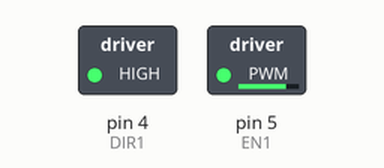
Simulated run of this sketch. Board: Arduino Uno, built with avr-gcc and run on an emulated ATmega328P. Parts: switched loads named in the sketch (green lamp = pin HIGH).

Above: at 0.05 s.
At 6.0 s:
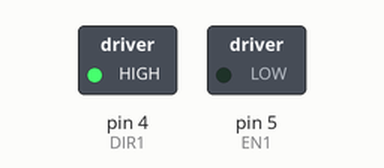
Timing chart, 0 to 6.9 s (numbered marks = the images above):
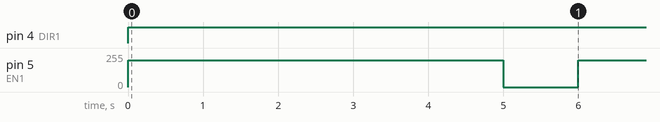

The sketch:

EXP_5.ino
```cpp
// Cytron SHIELD-2AMOTOR Pin Definitions for Motor 1
const int DIR1 = 4; // Direction pin
const int EN1 = 5;  // PWM speed control pin

void setup() {
  pinMode(DIR1, OUTPUT);
  pinMode(EN1, OUTPUT);
}

void loop() {
  // Run forward for 5 seconds
  digitalWrite(DIR1, HIGH); // Set direction forward
  analogWrite(EN1, 200);    // Speed: 0 to 255 (Adjust as needed)
  delay(5000);              // Run for 5000 milliseconds (5 seconds)

  // Stop for 1 second
  analogWrite(EN1, 0);      // Turn speed to 0 (stop)
  delay(1000);              // Wait for 1000 milliseconds (1 second)
}
```

Measured:
- by itself, pin 4 (DIR1): LOW → HIGH at 0.00 s
- by itself, pin 5 (EN1): alternates 200/255 for 5.0 s and 0/255 for 1.0 s
